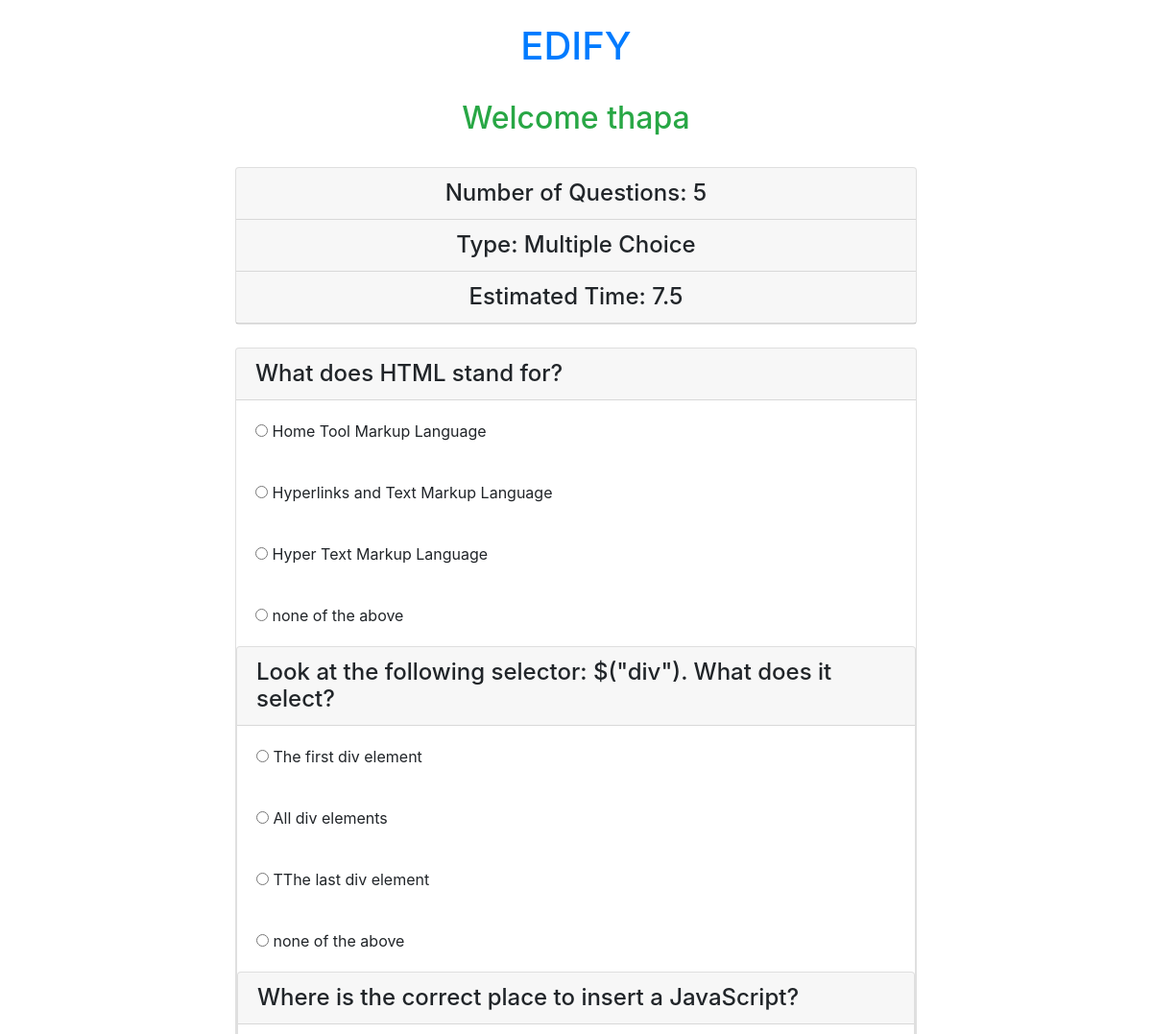
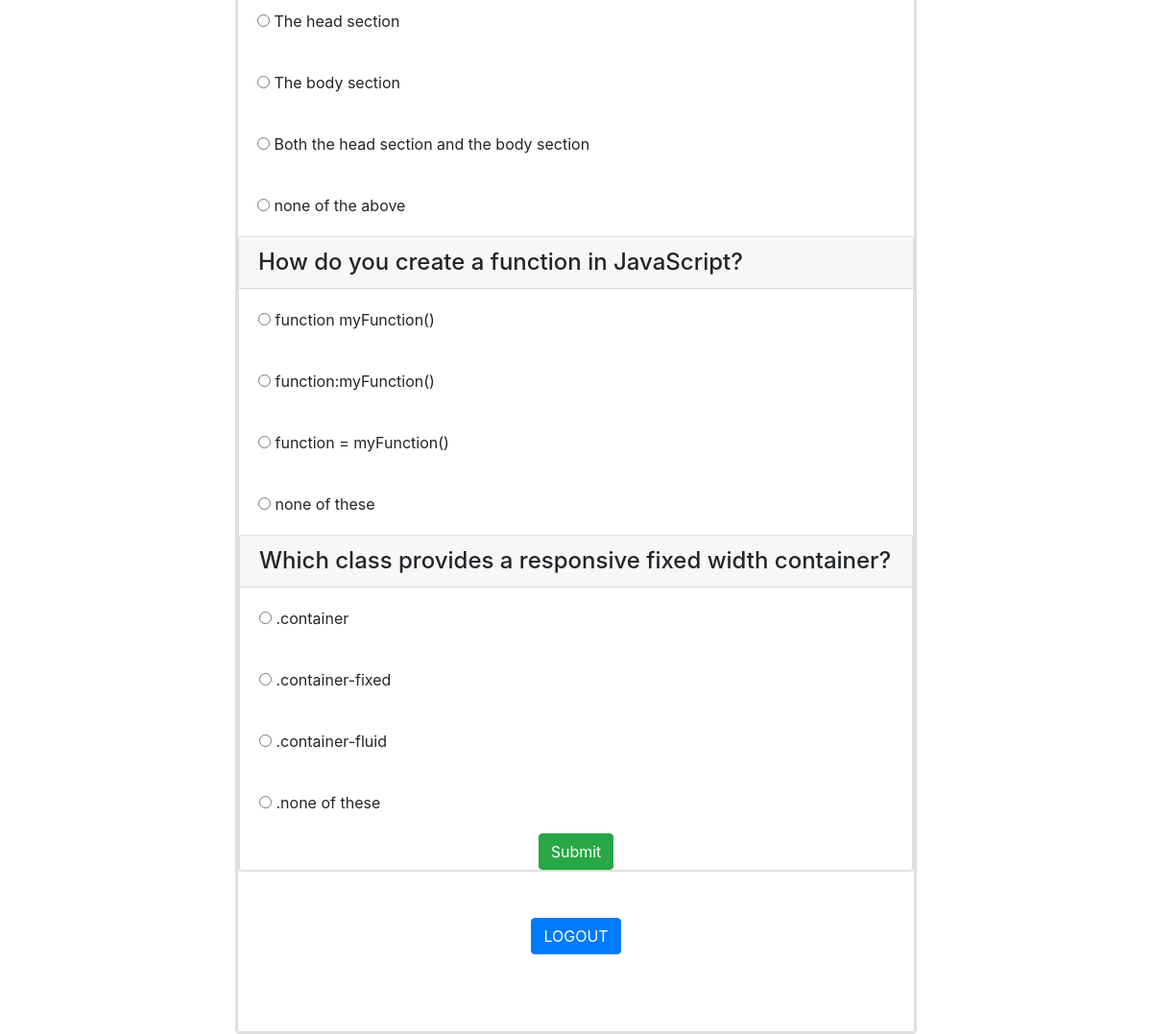
The page /home.php (signed in) on the database its author committed (2 pictures, top to bottom).
### tables this page shows
CREATE TABLE `questions` (
  `qid` int(250) NOT NULL,
  `question` varchar(250) DEFAULT NULL,
  `ans_id` int(250) DEFAULT NULL
);

CREATE TABLE `answers` (
  `aid` int(250) NOT NULL,
  `answer` varchar(250) DEFAULT NULL,
  `ans_id` int(250) DEFAULT NULL
);

### home.php (the view, shortened to what this page needs)
<?php
$con = mysqli_connect('localhost','root');
mysqli_select_db($con, 'quizdbase');
?>
<!DOCTYPE html>
<html>
<head>
	<link rel="stylesheet" href="https://cdn.jsdelivr.net/npm/bootstrap@4.5.3/dist/css/bootstrap.min.css">
</head>
<body>
<div class="container">
	<br> <h1 class="text-center text-primary"> EDIFY </h1><br>
	<h2 class="text-center text-success"> Welcome <?php echo $_SESSION['username']; ?> </h2> <br>
<div class="col-lg-8 m-auto d-block">
	<div class="card" >
	<?php
	 $m = " SELECT * FROM questions ";
	 $total_questions = mysqli_num_rows(mysqli_query($con, $m));
	 ?>
		<h4 class="text-center card-header"> Number of Questions: <?php echo $total_questions; ?> </h4>
		<h4 class="text-center card-header"> Type: Multiple Choice </h4>
		<h4 class="text-center card-header"> Estimated Time:</strong> <?php echo $total_questions*1.5; ?> </h4>
	 </div><br>
	 <form action="check.php" method="post">
	 <?php
	 $m = " SELECT * FROM questions ";
	 $total_questions = mysqli_num_rows(mysqli_query($con, $m));
	 for($i=1 ; $i < $total_questions + 1 ; $i++){
	 $q = "SELECT * FROM questions where qid = $i";
	 $query = mysqli_query($con, $q);
	 while ($rows = mysqli_fetch_array($query) ) {
	 	?>
	 	<div class="card">
	 		<h4 class="card-header"> <?php echo $rows['question']  ?>  </h4>
	 		<?php
	 			 $q = "SELECT * FROM answers where ans_id = $i";
				 $query = mysqli_query($con, $q);
				 while ($rows = mysqli_fetch_array($query) ) {
				 	?>
				 	<div class="card-body">
				 		<input type="radio" name="quizcheck[<?php echo $rows['ans_id']; ?>]" value="<?php echo $rows['aid']; ?>">
				 		<?php echo $rows['answer']; ?>
				 	</div>
<?php
	 }
	 }
	}
	 ?>
	 <input type="submit" name="submit" value="Submit" class="btn btn-success m-auto d-block">
</form>
</div>
</div><br><br>
	<div class="m-auto d-block">
	<a href="logout.php" class="btn btn-primary "> LOGOUT </a>
	</div><br>
	<div>
	</div><br><br>
</body>
</html>

### rows shown on the page
questions: question "What does HTML stand for?"
answers: answer "Home Tool Markup Language"
answers: answer "Hyperlinks and Text Markup Language"
answers: answer "Hyper Text Markup Language"
answers: answer "none of the above"
questions: question "Look at the following selector: $(\"div\"). What does it select?"
answers: answer "The first div element"
answers: answer "All div elements"
answers: answer "TThe last div element"
answers: answer "none of the above"
questions: question "Where is the correct place to insert a JavaScript?"
answers: answer "The head section"
answers: answer "The body section"
answers: answer "Both the head section and the body section"
answers: answer "none of the above"
questions: question "How do you create a function in JavaScript?"
answers: answer "function myFunction()"
answers: answer "function:myFunction()"
answers: answer "function = myFunction()"
answers: answer "none of these"
questions: question "Which class provides a responsive fixed width container?"
answers: answer ".container"
answers: answer ".container-fixed"
answers: answer ".container-fluid"
answers: answer ".none of these"

### other values the page prints
$_SESSION['username'] "thapa"
$total_questions "5"
$total_questions*1.5 "7.5"
